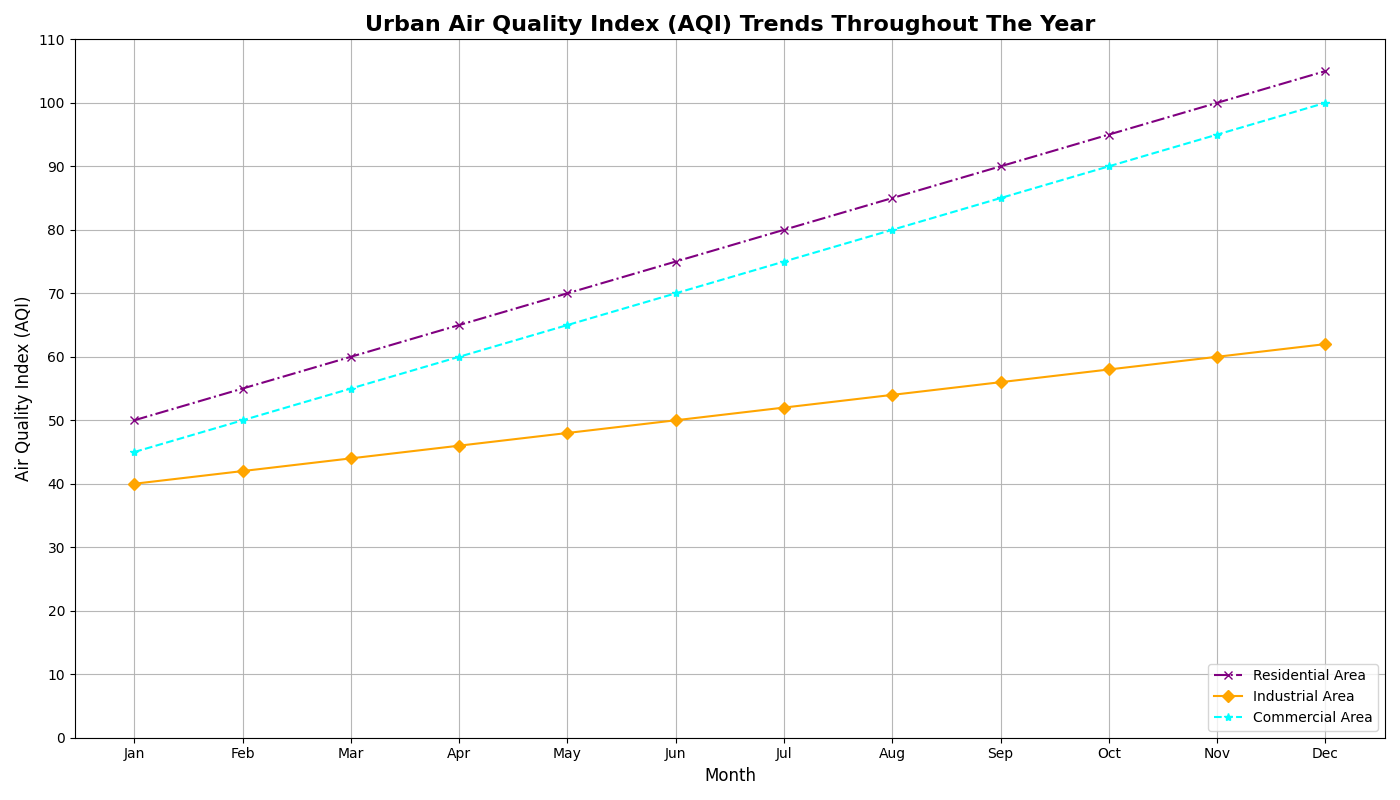

The script that drew this image:
import matplotlib.pyplot as plt
import numpy as np

months = np.array(['Jan', 'Feb', 'Mar', 'Apr', 'May', 'Jun', 'Jul', 'Aug', 'Sep', 'Oct', 'Nov', 'Dec'])

area1_aqi = np.array([50, 55, 60, 65, 70, 75, 80, 85, 90, 95, 100, 105])
area2_aqi = np.array([40, 42, 44, 46, 48, 50, 52, 54, 56, 58, 60, 62])
area3_aqi = np.array([45, 50, 55, 60, 65, 70, 75, 80, 85, 90, 95, 100])

plt.figure(figsize=(14, 8))

plt.plot(months, area1_aqi, linestyle='-.', color='purple', marker='x', label='Residential Area')
plt.plot(months, area2_aqi, linestyle='-', color='orange', marker='D', label='Industrial Area')
plt.plot(months, area3_aqi, linestyle='--', color='cyan', marker='*', label='Commercial Area')

for i, val in enumerate(area3_aqi):
    if val > 100:
        plt.annotate('Unsafe', xy=(months[i], val), 
                     xytext=(months[i], val + 5),
                     arrowprops=dict(facecolor='gray', shrink=0.05),
                     fontsize=9, ha='center')

plt.title("Urban Air Quality Index (AQI) Trends Throughout The Year", fontsize=16, fontweight='bold')
plt.xlabel("Month", fontsize=12)
plt.ylabel("Air Quality Index (AQI)", fontsize=12)

plt.xticks(months, fontsize=10)
plt.yticks(np.arange(0, 120, 10), fontsize=10)

plt.legend(loc='lower right', fontsize=10)

plt.grid(True, linestyle='-', alpha=0.9)

plt.tight_layout()

plt.show()
